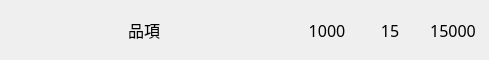
<?xml version="1.0" encoding="UTF-8"?>
<ui version="4.0">
 <class>RecordUnit</class>
 <widget class="QWidget" name="RecordUnit">
  <property name="geometry">
   <rect>
    <x>0</x>
    <y>0</y>
    <width>489</width>
    <height>60</height>
   </rect>
  </property>
  <property name="minimumSize">
   <size>
    <width>489</width>
    <height>60</height>
   </size>
  </property>
  <property name="maximumSize">
   <size>
    <width>489</width>
    <height>60</height>
   </size>
  </property>
  <property name="windowTitle">
   <string>Form</string>
  </property>
  <layout class="QHBoxLayout" name="horizontalLayout" stretch="12,3,2,3">
   <property name="spacing">
    <number>3</number>
   </property>
   <property name="leftMargin">
    <number>0</number>
   </property>
   <property name="topMargin">
    <number>0</number>
   </property>
   <property name="rightMargin">
    <number>0</number>
   </property>
   <property name="bottomMargin">
    <number>0</number>
   </property>
   <item>
    <widget class="QLabel" name="item_label">
     <property name="font">
      <font>
       <family>微軟正黑體</family>
       <pointsize>12</pointsize>
      </font>
     </property>
     <property name="text">
      <string>品項</string>
     </property>
     <property name="alignment">
      <set>Qt::AlignCenter</set>
     </property>
    </widget>
   </item>
   <item>
    <widget class="QLabel" name="price_label">
     <property name="font">
      <font>
       <family>微軟正黑體</family>
       <pointsize>12</pointsize>
      </font>
     </property>
     <property name="text">
      <string>1000</string>
     </property>
     <property name="alignment">
      <set>Qt::AlignCenter</set>
     </property>
    </widget>
   </item>
   <item>
    <widget class="QLabel" name="amount_label">
     <property name="font">
      <font>
       <family>微軟正黑體</family>
       <pointsize>12</pointsize>
      </font>
     </property>
     <property name="text">
      <string>15</string>
     </property>
     <property name="alignment">
      <set>Qt::AlignCenter</set>
     </property>
    </widget>
   </item>
   <item>
    <widget class="QLabel" name="total_label">
     <property name="font">
      <font>
       <family>微軟正黑體</family>
       <pointsize>12</pointsize>
      </font>
     </property>
     <property name="text">
      <string>15000</string>
     </property>
     <property name="alignment">
      <set>Qt::AlignCenter</set>
     </property>
    </widget>
   </item>
  </layout>
 </widget>
 <resources/>
 <connections/>
</ui>
